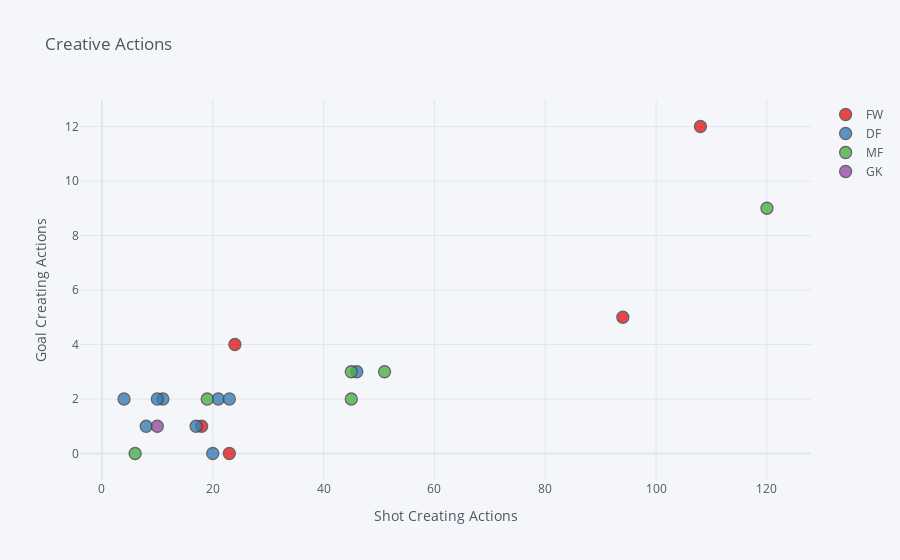

The notebook cell this image was saved under:
### Code cell
everton_player.iplot(kind='scatter', x='SCA', y='GCA', mode='markers', title='Creative Actions', colorscale='set1',
                     xTitle='Shot Creating Actions', yTitle='Goal Creating Actions', categories='Pos', text='Player',)

### Figure 1 — Plotly figure (JSON) as saved in the notebook; plotly's stock layout.template omitted (floating-point values rounded to 4 significant figures)
{"data": [{"marker": {"color": "rgba(228, 26, 28, 1.0)", "line": {"width": 1.3}, "opacity": 0.8, "size": 12, "symbol": "circle"}, "mode": "markers", "name": "FW", "text": ["Dominic Calvert-Lewin", "Anthony Gordon", "Demarai Gray", "Neal Maupay", "Dwight McNeil"], "textfont": {"color": "#4D5663"}, "type": "scatter", "x": [24, 23, 94, 18, 108], "y": [4, 0, 5, 1, 12]}, {"marker": {"color": "rgba(55, 126, 184, 1.0)", "line": {"width": 1.3}, "opacity": 0.8, "size": 12, "symbol": "circle"}, "mode": "markers", "name": "DF", "text": ["Conor Coady", "Séamus Coleman", "Ben Godfrey", "Mason Holgate", "Michael Keane", "Yerry Mina", "Vitaliy Mykolenko", "Nathan Patterson", "James Tarkowski"], "textfont": {"color": "#4D5663"}, "type": "scatter", "x": [17, 21, 4, 11, 10, 8, 46, 20, 23], "y": [1, 2, 2, 2, 2, 1, 3, 0, 2]}, {"marker": {"color": "rgba(77, 175, 74, 1.0)", "line": {"width": 1.3}, "opacity": 0.8, "size": 12, "symbol": "circle"}, "mode": "markers", "name": "MF", "text": ["Tom Davies", "Abdoulaye Doucouré", "James Garner", "Alex Iwobi", "Amadou Onana", "Idrissa Gana Gueye"], "textfont": {"color": "#4D5663"}, "type": "scatter", "x": [6, 45, 19, 120, 45, 51], "y": [0, 3, 2, 9, 2, 3]}, {"marker": {"color": "rgba(152, 78, 163, 1.0)", "line": {"width": 1.3}, "opacity": 0.8, "size": 12, "symbol": "circle"}, "mode": "markers", "name": "GK", "text": ["Jordan Pickford"], "textfont": {"color": "#4D5663"}, "type": "scatter", "x": [10], "y": [1]}], "layout": {"legend": {"bgcolor": "#F5F6F9", "font": {"color": "#4D5663"}}, "paper_bgcolor": "#F5F6F9", "plot_bgcolor": "#F5F6F9", "title": {"font": {"color": "#4D5663"}, "text": "Creative Actions"}, "xaxis": {"gridcolor": "#E1E5ED", "showgrid": true, "tickfont": {"color": "#4D5663"}, "title": {"font": {"color": "#4D5663"}, "text": "Shot Creating Actions"}, "zerolinecolor": "#E1E5ED"}, "yaxis": {"gridcolor": "#E1E5ED", "showgrid": true, "tickfont": {"color": "#4D5663"}, "title": {"font": {"color": "#4D5663"}, "text": "Goal Creating Actions"}, "zerolinecolor": "#E1E5ED"}}}
